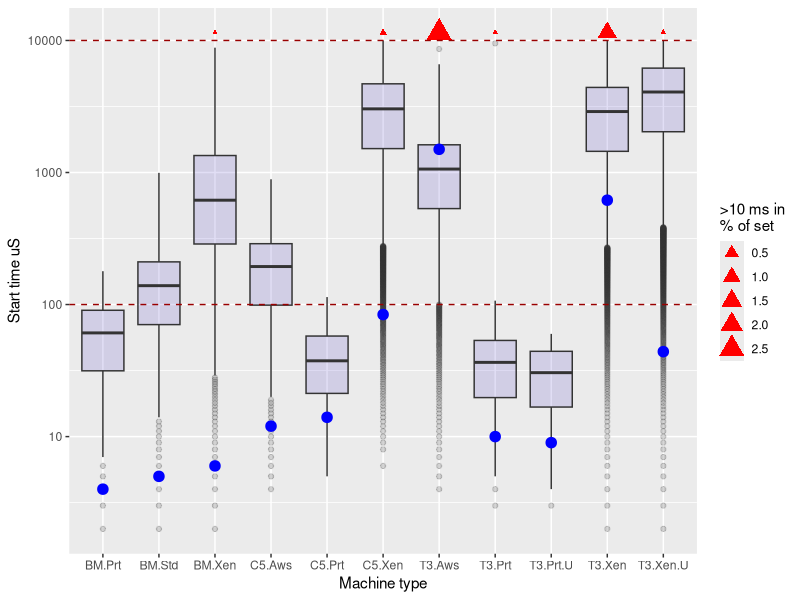

The R script that drew this image:
#Seven log boxplots with mean 
library(tidyr)
library(ggplot2)
library(reshape2)

myDataC<-read.csv("stats.csv", sep=";")[1:10000,1:12]

myData<-gather(myDataC, "mtype", value, "BM.Std", "BM.Xen", "BM.Prt", "T3.Aws", "T3.Xen", "T3.Xen.U", "T3.Prt", "T3.Prt.U", "C5.Aws","C5.Xen","C5.Prt", na.rm = FALSE, convert = FALSE)
myData<-myData[!(myData$value==0),]

oversh<-read.csv("stats.csv", sep=";")[10005:10005,1:12]
total<-read.csv("stats.csv", sep=";")[10001:10001,1:12]
oversh <- oversh / total * 100
oversh<-gather(oversh, "mtype", value, "BM.Std", "BM.Xen", "BM.Prt",  "T3.Aws", "T3.Xen", "T3.Xen.U", "T3.Prt", "T3.Prt.U", "C5.Aws","C5.Xen","C5.Prt", na.rm = FALSE, convert = FALSE)
oversh<-oversh[!(oversh$value==0),]

means<-read.csv("stats.csv", sep=";")[10003:10003,1:12]
means<-gather(means, "mtype", value, "BM.Std", "BM.Xen", "BM.Prt", "T3.Aws", "T3.Xen", "T3.Xen.U", "T3.Prt", "T3.Prt.U", "C5.Aws","C5.Xen","C5.Prt", na.rm = FALSE, convert = FALSE)

ggplot(myData, aes(x=mtype, y=Time)) + 
    geom_boxplot(fill="slateblue", alpha=0.2) +
    geom_point(data = oversh, aes(x = mtype, y = 11500, size=value), shape=17, , color="red", fill="red") +
    geom_point(data = means, aes(x = mtype, y = value), shape=20, size=5, color="blue", fill="blue") +
    labs(x="Machine type", y= "Start time uS", size=">10 ms in\n% of set")+
	scale_y_continuous(trans='log10') +
    geom_hline(yintercept = 100, colour="#990000", linetype="dashed") +
    geom_hline(yintercept = 10000, colour="#990000", linetype="dashed")
